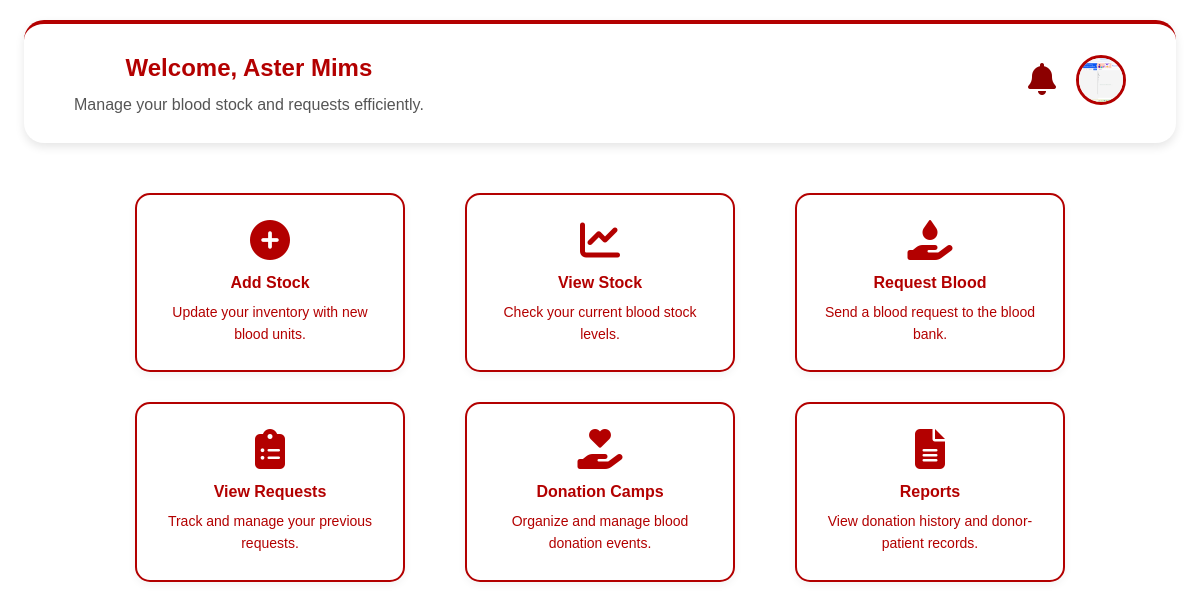
/hospital_dashboard/ (signed in), run on an earlier commit of the app's database.
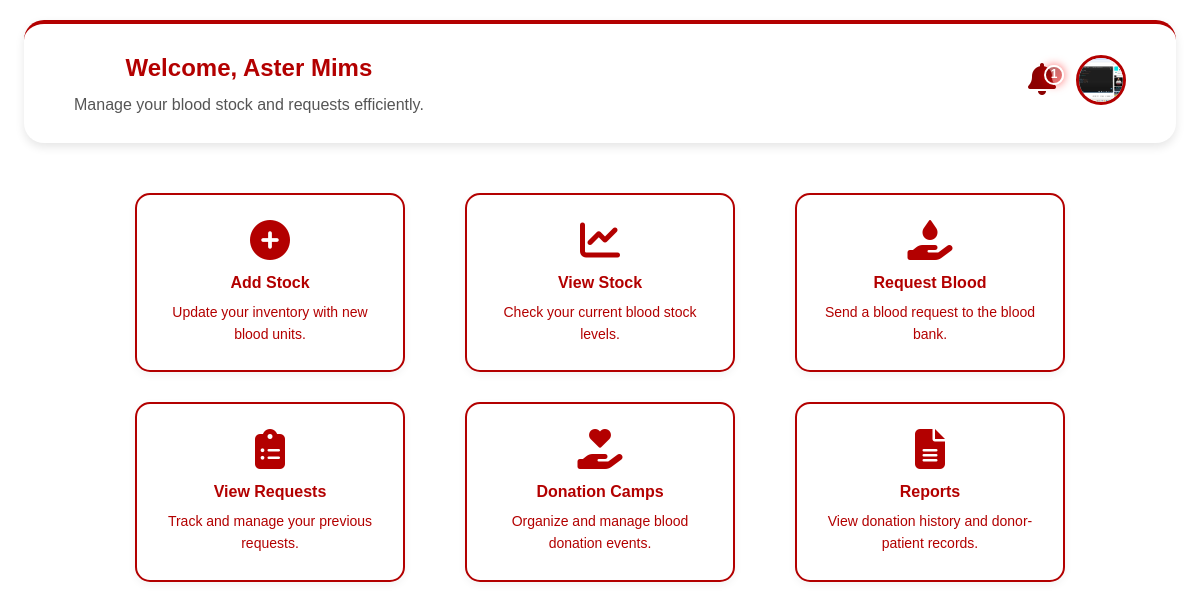
And on a later commit of the database.
### BB_app/models.py (models this page shows, shortened)
class HospitalProfile(models.Model):
    user = models.OneToOneField(User, on_delete=models.CASCADE)
    hospital_name = models.CharField(max_length=150)
    hospital_id = models.CharField(max_length=50)
    location = models.TextField()
    contact = models.CharField(max_length=15)
    email = models.EmailField()
    Hospital_Logo = models.ImageField(upload_to='hospital_logos/', blank=True, null=True)
    storage_capacity = models.PositiveIntegerField(default=0)
    requests = models.TextField(blank=True, null=True)
    license_upload = models.FileField(upload_to='hospital_licenses/', blank=True, null=True)

### BB_app/views.py (the view, shortened to what this page needs)
# urls.py: path('hospital_dashboard/', views.hospital_dashboard, name='hospital_dashboard'),
@login_required
def hospital_dashboard(request):
    hospital = get_object_or_404(HospitalProfile, user=request.user)
    today = date.today()
    upcoming_camps = BloodDonationCamp.objects.filter(hospital=hospital, date__gte=today)
    notifications = Notification.objects.filter(
        Q(role='hospital') | Q(recipient=request.user)
    ).order_by('-created_at')[:5]
    unread_count = Notification.objects.filter(
        Q(role='hospital') | Q(recipient=request.user),
        is_read=False
    ).count()
    return render(request, 'hospital_dashboard.html', {
        'hospital': hospital,
        'notifications': notifications,
        'unread_count': unread_count,
    })

### BB_app/templates/hospital_dashboard.html (shortened to what this page needs)
{% extends "master.html" %}
{% load static %}
{% block content %}
<div class="hospital-dashboard">
  <div class="dashboard-header">
    <div class="welcome-text">
      <h2>Welcome, {{ hospital.hospital_name }}</h2>
      <p>Manage your blood stock and requests efficiently.</p>
    </div>
    <div class="header-right">
      <div class="position-relative">
        <a href="{% url 'notifications' %}" class="text-decoration-none text-danger">
          <i class="fa fa-bell fa-lg"></i>
          {% if unread_count > 0 %}
          <span class="notif-badge">
  {{ unread_count }}
</span>
          {% endif %}
        </a>
      </div>
      <div class="dropdown">
        {% if hospital.Hospital_Logo %}
        <img src="{{ hospital.Hospital_Logo.url }}" alt="Hospital Logo" class="hospital-logo" id="logoDropdown"
          onclick="toggleDropdown()" />
        {% else %}
        <img src="{% static 'images/default_logo.png' %}" alt="Default Logo" class="hospital-logo" id="logoDropdown"
          onclick="toggleDropdown()" />
        {% endif %}
      </div>
    </div>
  </div>
  <div class="hospital-cards">
    <a href="{% url 'add_stock' %}" class="hosp-card">
      <i class="fas fa-plus-circle"></i>
      <h4>Add Stock</h4>
      <p>Update your inventory with new blood units.</p>
    </a>
    {% if hospital %}
    <a href="{% url 'hospital_stock' hospital.id %}" class="hosp-card">
      <i class="fas fa-chart-line"></i>
      <h4>View Stock</h4>
      <p>Check your current blood stock levels.</p>
    </a>
    {% else %}
    <a href="#" class="hosp-card disabled" style="pointer-events: none; opacity: 0.6;">
      <i class="fas fa-chart-line"></i>
      <h4>View Stock</h4>
      <p>No hospital profile linked to this account.</p>
    </a>
    {% endif %}
    <a href="{% url 'request_blood' %}" class="hosp-card">
      <i class="fas fa-hand-holding-droplet"></i>
      <h4>Request Blood</h4>
      <p>Send a blood request to the blood bank.</p>
    </a>
    <a href="{% url 'view_request' %}" class="hosp-card">
      <i class="fas fa-clipboard-list"></i>
      <h4>View Requests</h4>
      <p>Track and manage your previous requests.</p>
    </a>
    <a href="{% url 'blood_camp' %}" class="hosp-card">
      <i class="fas fa-hand-holding-heart"></i>
      <h4>Donation Camps</h4>
      <p>Organize and manage blood donation events.</p>
    </a>
    <a href="{% url 'generate_report' %}" class="hosp-card">
      <i class="fas fa-file-alt"></i>
      <h4>Reports</h4>
      <p>View donation history and donor-patient records.</p>
    </a>
  </div>
</div>
{% endblock %}

What changed in the data, as far as the page shows it:
changed HospitalProfile "Aster Mims": Hospital_Logo: a different picture
Also different on the page:
{{ unread_count }}: (not shown) → "1"
